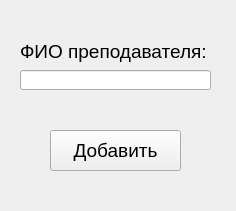
<?xml version="1.0" encoding="UTF-8"?>
<ui version="4.0">
 <class>Add_teacher</class>
 <widget class="QWidget" name="Add_teacher">
  <property name="geometry">
   <rect>
    <x>0</x>
    <y>0</y>
    <width>236</width>
    <height>211</height>
   </rect>
  </property>
  <property name="windowTitle">
   <string>Добавить преподавателя</string>
  </property>
  <widget class="QLineEdit" name="lineEdit">
   <property name="geometry">
    <rect>
     <x>20</x>
     <y>70</y>
     <width>191</width>
     <height>20</height>
    </rect>
   </property>
  </widget>
  <widget class="QLabel" name="label">
   <property name="geometry">
    <rect>
     <x>20</x>
     <y>40</y>
     <width>191</width>
     <height>23</height>
    </rect>
   </property>
   <property name="font">
    <font>
     <pointsize>14</pointsize>
    </font>
   </property>
   <property name="text">
    <string>ФИО преподавателя:</string>
   </property>
  </widget>
  <widget class="QPushButton" name="pushButton">
   <property name="geometry">
    <rect>
     <x>50</x>
     <y>130</y>
     <width>131</width>
     <height>41</height>
    </rect>
   </property>
   <property name="font">
    <font>
     <pointsize>14</pointsize>
    </font>
   </property>
   <property name="text">
    <string>Добавить</string>
   </property>
  </widget>
 </widget>
 <resources/>
 <connections/>
</ui>
